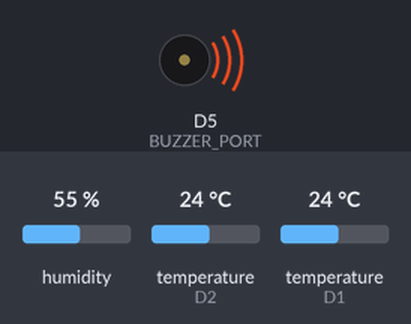
Recording of a sketch running on a simulated ESP8266 (NodeMCU). Parts: buzzer (waves = sounding). The inputs (shaded band) are chosen by the test bench; at power-on: humidity 55 %, temperature (sensors on D2, D1) 24 °C. WiFi joins after 1.5 s; servers stay silent unless stated; no MQTT or app messages arrive unless stated; not simulated (calls return 0 or success): secrets.h; names the files do not define were given values by the test bench: MQTT_PORT = 1883; what the sketch prints to the serial monitor is not drawn.

Above: at 1.6 s.
At 2.8 s:
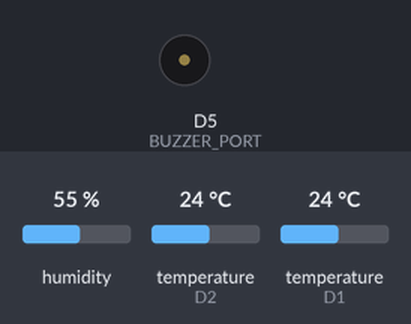
Timing chart, 0 to 4.3 s (numbered marks = the images above):
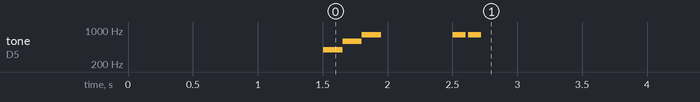

Measured:
- by itself, tone on D5 (BUZZER_PORT): plays 396 Hz for 0.15 s, 594 Hz for 0.15 s, 792 Hz for 0.15 s, 792 Hz for 0.10 s, 792 Hz for 0.10 s

The sketch:

esp8266.ino
```cpp
#include <DHT.h>
#include <DS18B20.h>
#include <ESP8266WiFi.h>
#include <OneWire.h>
#include <PubSubClient.h>

#include "secrets.h"

#define DHT22_PORT 5
#define DS18B20_PORT 4
#define BUZZER_PORT 14

#define INDOOR_TEMPERATURE_TOPIC "esp/indoor/temperature"
#define INDOOR_HUMIDITY_TOPIC "esp/indoor/humidity"
#define OUTDOOR_TEMPERATURE_TOPIC "esp/outdoor/temperature"

#define VALUE_UNIT_JSON "{\"value\":%.1f,\"unit\":\"%s\"}"
#define TEMPERATURE_UNIT "degC"
#define HUMIDITY_UNIT "percent"

#define BUF_SIZE 128

#define F0 396
#define D1 594
#define F1 792

DHT indoor(DHT22_PORT, DHT22);
OneWire oneWire(DS18B20_PORT);
DS18B20 outdoor(&oneWire);
WiFiClient client;
PubSubClient mqtt(client);

char buf[BUF_SIZE];

void onSound()
{
    tone(BUZZER_PORT, F0);
    delay(150);
    tone(BUZZER_PORT, D1);
    delay(150);
    tone(BUZZER_PORT, F1);
    delay(150);
    noTone(BUZZER_PORT);
}

void okSound()
{
    tone(BUZZER_PORT, F1);
    delay(100);
    noTone(BUZZER_PORT);
    delay(20);
    tone(BUZZER_PORT, F1);
    delay(100);
    noTone(BUZZER_PORT);
}

void setup()
{
    pinMode(14, OUTPUT);
    Serial.begin(115200);
    indoor.begin();
    outdoor.begin();

    WiFi.begin(WIFI_SSID, WIFI_PASSWORD);
    Serial.print("Connecting to Wifi");
    while (WiFi.status() != WL_CONNECTED)
    {
        delay(500);
        Serial.print(".");
    }
    Serial.println();
    Serial.print("Connected to Wifi, IP address: ");
    Serial.println(WiFi.localIP());
    onSound();
    delay(500);

    mqtt.setServer(MQTT_SERVER, MQTT_PORT);
    mqtt.connect("esp8266");
    if (mqtt.connected())
        okSound();
}

void reconnect()
{
    while (!mqtt.connected())
    {
        Serial.print("Connecting to MQTT broker");
        if (mqtt.connect("esp8266"))
        {
            Serial.println();
            Serial.println("Connected to MQTT broker");
            okSound();
        }
        else
        {
            Serial.println();
            Serial.print("Failed to connect to MQTT broker (rc = ");
            Serial.print(mqtt.state());
            Serial.println(")");
            Serial.println("Trying again in 5 seconds");
            delay(5000);
        }
    }
}

void loop()
{
    if (!mqtt.connected())
        reconnect();
    mqtt.loop();
    delay(2000);
    snprintf(buf, BUF_SIZE, VALUE_UNIT_JSON,
             indoor.readTemperature(), TEMPERATURE_UNIT);
    mqtt.publish(INDOOR_TEMPERATURE_TOPIC, buf, true);
    snprintf(buf, BUF_SIZE, VALUE_UNIT_JSON,
             indoor.readHumidity(), HUMIDITY_UNIT);
    mqtt.publish(INDOOR_HUMIDITY_TOPIC, buf, true);
    if (outdoor.isConversionComplete())
    {
        snprintf(buf, BUF_SIZE, VALUE_UNIT_JSON,
                 outdoor.getTempC(), TEMPERATURE_UNIT);
        mqtt.publish(OUTDOOR_TEMPERATURE_TOPIC, buf, true);
    }
    outdoor.requestTemperatures();
    delay(5000);
}
```
